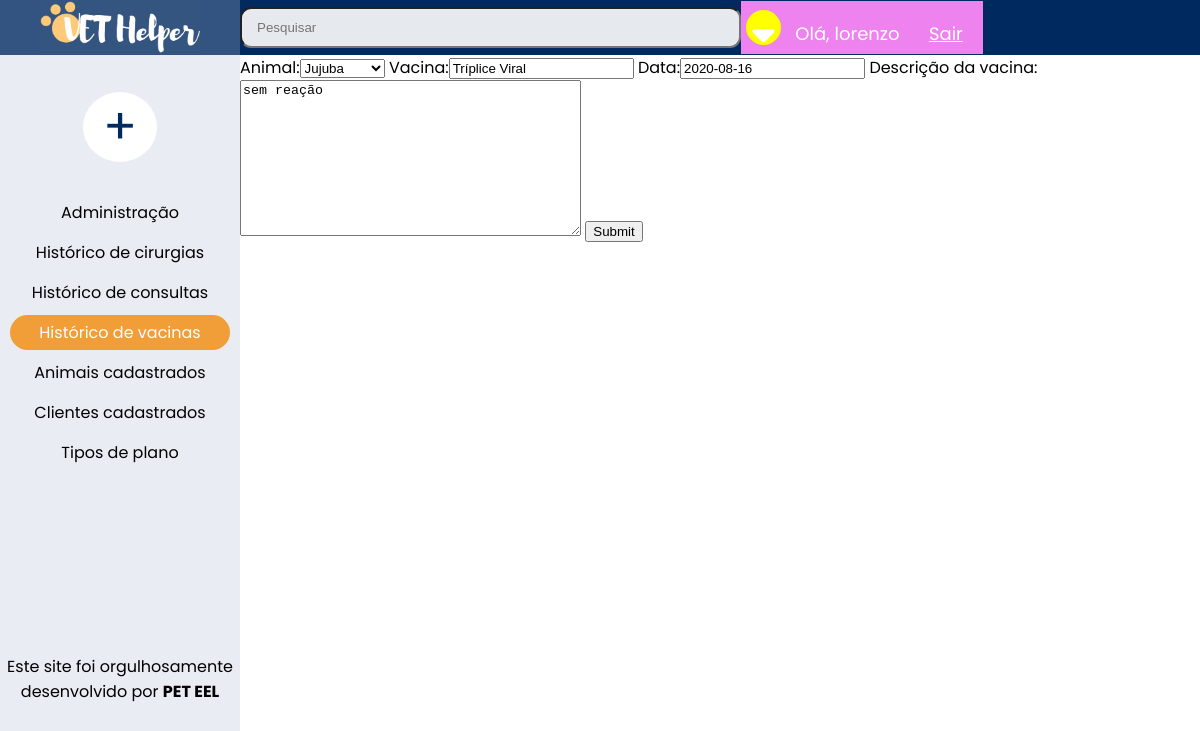
The app's page /atualizar_vacina/3/ (signed in), older data.
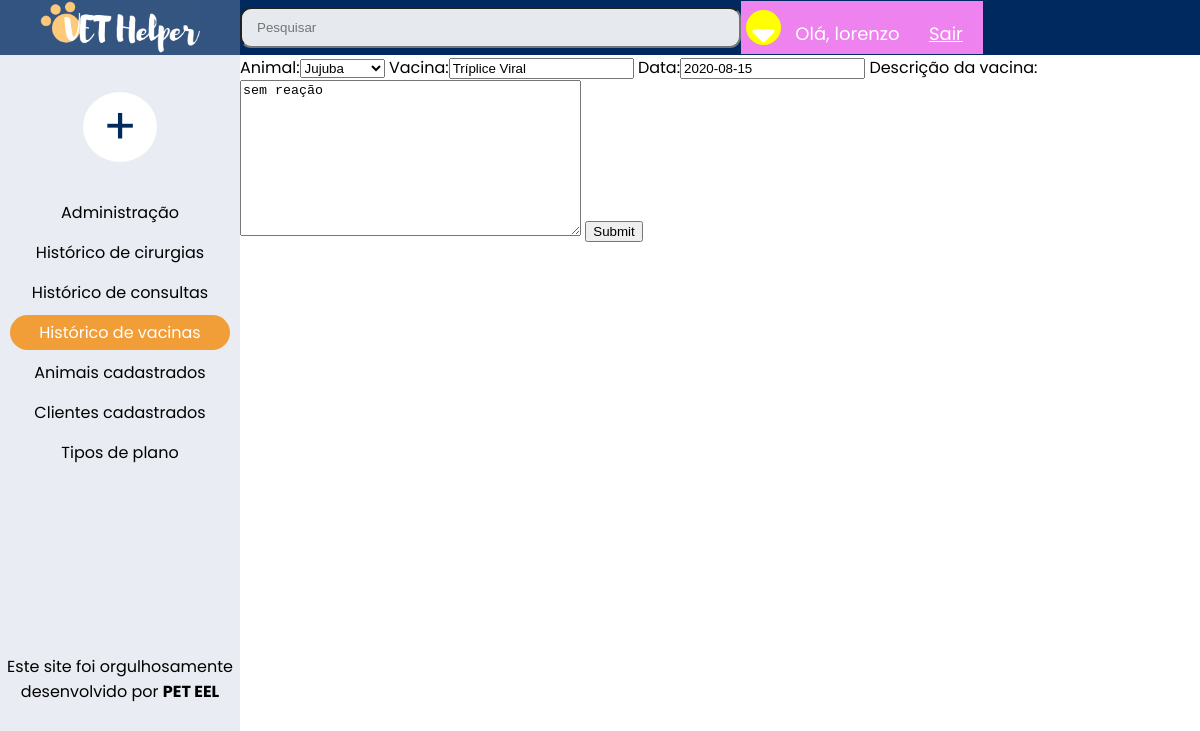
The same page, newer data.
### clientes/models.py (models this page shows, shortened)
class Animal(models.Model):#animal
    animal = models.CharField(max_length=255)
    especie = models.CharField(verbose_name='Espécie', max_length=255, blank=True)
    raca = models.CharField(verbose_name='Raça', max_length=255)
    peso = models.CharField(max_length=255, blank=True)
    data_nascimento = models.DateField(verbose_name='Data de nascimento', blank=True)
    sexo = models.CharField(max_length=255, blank=True)
    pelagem = models.CharField(max_length=255, blank=True)
    porte = models.CharField(max_length=255, blank=True)
    microchip_numero = models.CharField(verbose_name='Número do Microchip', max_length=255, blank=True)
    microchip_local = models.CharField(verbose_name='Localização do Microchip',max_length=255, blank=True)
    data_criacao = models.DateTimeField(verbose_name='Data de criação', default=timezone.now)
    descricao = models.TextField(verbose_name='Descrição', blank=True)
    plano = models.ForeignKey(Plano, on_delete=models.CASCADE)
    tutor = models.ForeignKey(Tutor, on_delete=models.CASCADE)
    mostrar = models.BooleanField(default=True)
    class Meta:
        verbose_name = 'Animal'
        verbose_name_plural = 'Animais'
    def __str__(self):
        return self.animal

class Vacina(models.Model):
    animal = models.ForeignKey(Animal, on_delete=models.CASCADE, blank=True)
    vacina = models.CharField(max_length=255, blank=True, default=' - ')
    data = models.DateField(default=timezone.now)
    descricao_da_vacina = models.TextField(verbose_name='Descrição da vacina', blank=True)

### clientes/views.py (the view)
# urls.py: path('atualizar_vacina/<str:pk>/', views.atualizarVacina, name='atualizar_vacina'),
@login_required(login_url='login')
def atualizarVacina(request, pk):
    vacina = Vacina.objects.get(id=pk)
    form = VacinaForm(instance=vacina)
    if request.method == 'POST':
        form = VacinaForm(request.POST, instance=vacina)
        if form.is_valid():
            form.save()
            return redirect('vacina')
    context = {'form':form}
    return render(request, 'clientes/vacina_form.html', context)

### clientes/forms.py
class VacinaForm(ModelForm):
    class Meta:
        model = Vacina
        fields = '__all__'

### clientes/templates/clientes/vacina_form.html (shortened to what this page needs)
{% extends 'base.html' %}
{% block conteudo-esquerda %}
<div class="home_page-esquerda">
    <section class="botao" style="margin-top: 35px;">
        <a class="botao-esquerda" href="#">+</a>
    </section>
    <section>
        <a class="links-principais" href="{% url 'admin:index' %}">Administração</a>
    </section>
    <section>
        <a class="links-principais" href="{% url 'cirurgia' %}">Histórico de cirurgias</a>
    </section>
    <section>
        <a class="links-principais" href="{% url 'consulta' %}">Histórico de consultas</a>
    </section>
    <section>
        <a class="links-principais-especial" href="{% url 'vacina' %}">Histórico de vacinas</a>
    </section>
    <section>
        <a class="links-principais" href="{% url 'index' %}">Animais cadastrados</a>
    </section>
    <section>
        <a class="links-principais" href="{% url 'clientes' %}">Clientes cadastrados</a>
    </section>
    <section>
        <a class="links-principais" href="#">Tipos de plano</a>
    </section>
</div>
{% endblock %}
{%block conteudo-direita%}
<form action = "" method="POST">
    {{form}}
    <input type="submit" name="Criar">
</form>
{% endblock%}

### templates/parciais/_nav.html (shortened to what this page needs)
{% load static %}
<head>
    <div class="navbar">
        <div class="navbar-esquerda">
            <a href="{% url 'index' %}"></a>
        </div>
        <input type="text" placeholder="Pesquisar">
        <div class="navbar-direita">
            <a href="#" class="fa fa-sort-down"></a>
            <span class='hello-msg'>Olá, {{request.user}}</span>
            <span> <a class='hello-msg' href='{% url "logout" %}'> Sair </a></span>
        </div>
    </div>
</head>

Row changes from the older to the newer data that the page shows:
changed Vacina "Tríplice Viral": data "2020-08-16" → "2020-08-15"
